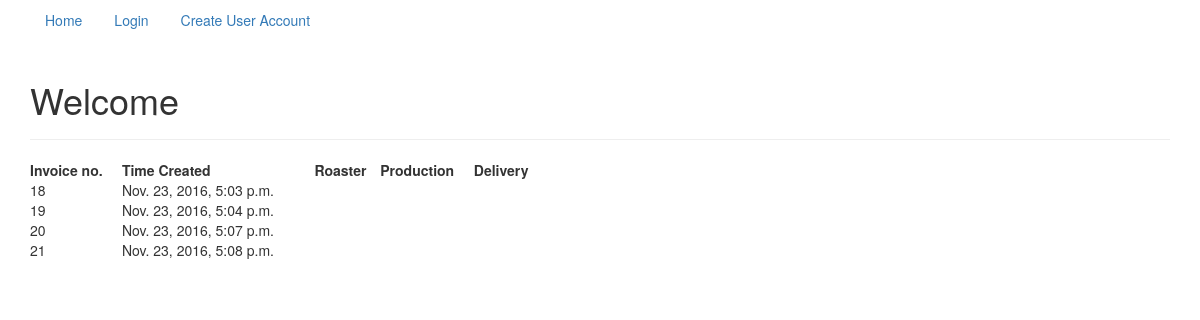
/, run on an earlier commit of the app's database.
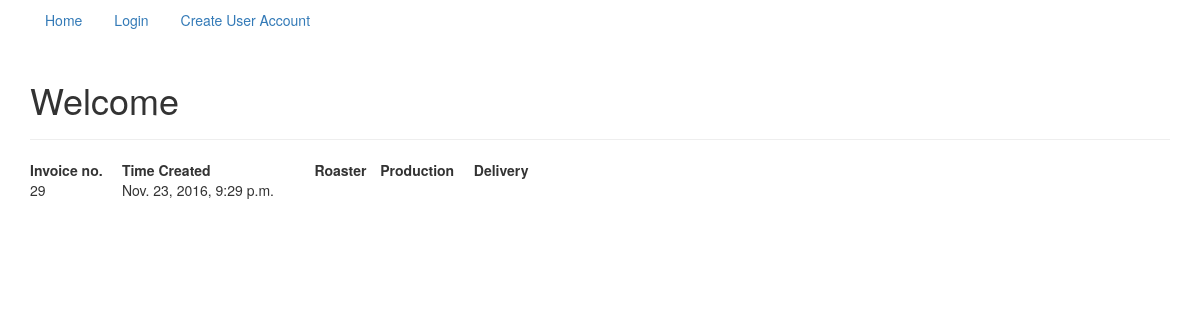
And on a later commit of the database.
### app/models.py (models this page shows, shortened)
class Invoice(models.Model):
    customer = models.CharField(max_length=50)
    time_created = models.DateTimeField(auto_now_add=True)
    roaster_seen = models.BooleanField(default=False)
    production_seen = models.BooleanField(default=False)
    shipping_seen = models.BooleanField(default=False)
    roaster_complete = models.BooleanField(default=False)
    production_complete = models.BooleanField(default=False)
    shipping_complete = models.BooleanField(default=False)

### app/views.py (the view)
# urls.py: url(r'^$', IndexView.as_view(), name="index_view"),
class IndexView(ListView):
    model = Invoice

### templates/app/invoice_list.html (shortened to what this page needs)
{% extends 'base.html' %}
{% block content %}
<div class="container">
<div class="page-header" >
  <h1>Welcome</h1>
</div>
</div>
<div style="height:100px;overflow:auto;" class="container">
<table style="width:45%">
  <tr>
    <th>Invoice no. </th>
    <th>Time Created</th>
    <th>Roaster</th>
    <th>Production</th>
    <th>Delivery</th>
  </tr>
{% for invoice in object_list %}
  <tr>
    <td>{{invoice.id}}</td>
    <td>{{invoice.time_created}}</td>
    <td></td>
    <td></td>
    <td></td>
  </tr>
{% endfor %}
</table>
</div>
{% endblock %}

### templates/base.html (shortened to what this page needs)
{% load staticfiles %}
<!DOCTYPE html>
<html>
  <head>
    <link rel="stylesheet" href="{% static 'css/bootstrap.css' %}" media="all" title="no title">
  </head>
  <nav>
      <div class="container">
      <ul class="nav nav-pills">
        <li role="presentation"><a href="{% url 'index_view' %}">Home</a></li>
        {% if not request.user.is_authenticated %}
        <li role="presentation"><a href="{% url 'login' %}">Login</a></li>
        <li role="presentation"><a href="{% url 'user_create_view' %}">Create User Account</a></li>
         {% else %}
            <li role="presentation"><a href="{% url 'profile_update_view' %}">Update Profile Status</a></li>
            <li role="presentation"><a href="{% url 'logout' %}?next={% url 'inventory_list_view' %}">Logout</a></li>
          {% endif %}
        </ul>
        </div>
          </nav>
  <body>
      {% block content %}
      {% endblock %}
  </body>

### templates/base.html (style rules this page uses)
body { background-color: white; }

What changed in the data, as far as the page shows it:
removed Invoice: id "18", time_created "Nov. 23, 2016, 5:03 p.m."
removed Invoice: id "19", time_created "Nov. 23, 2016, 5:04 p.m."
removed Invoice: id "20", time_created "Nov. 23, 2016, 5:07 p.m."
removed Invoice: id "21", time_created "Nov. 23, 2016, 5:08 p.m."
added Invoice: id "29", time_created "Nov. 23, 2016, 9:29 p.m."
